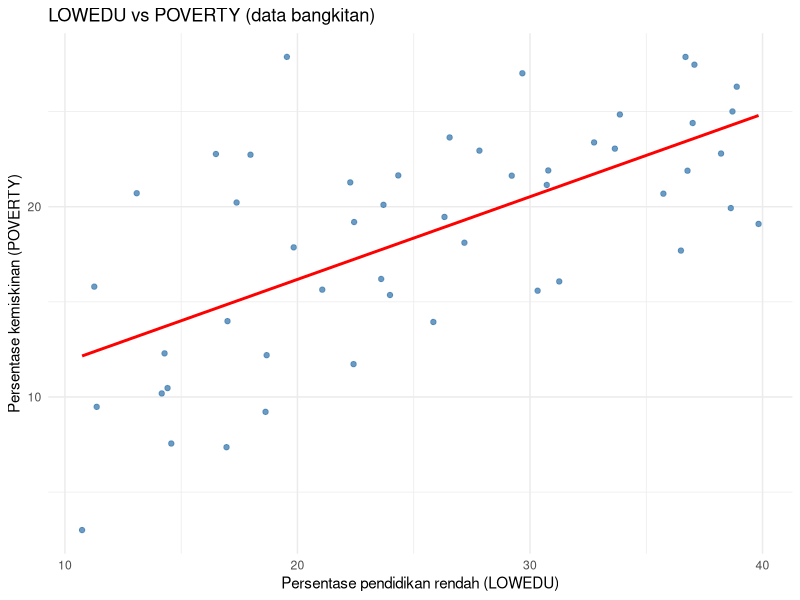
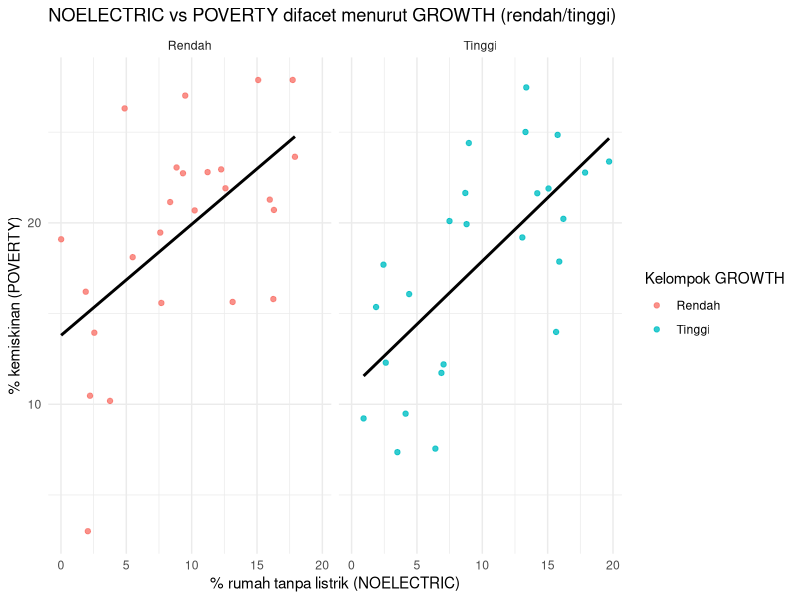
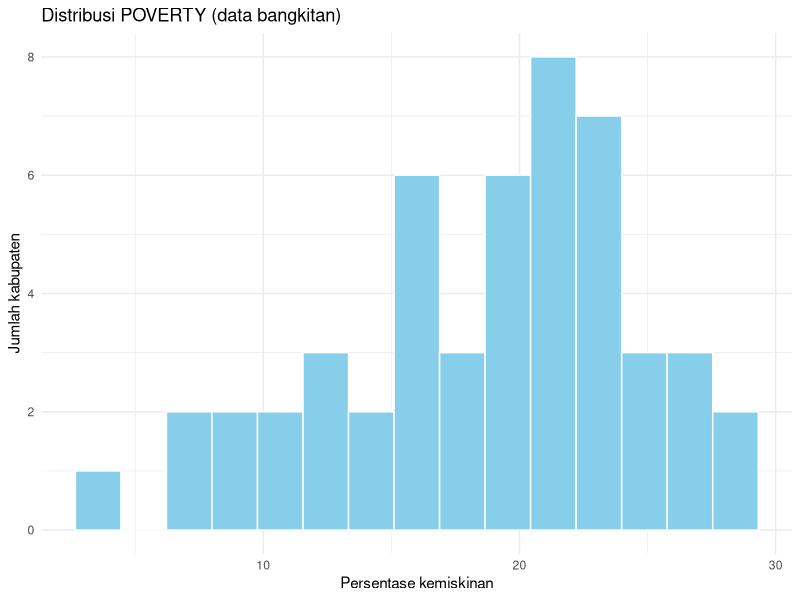
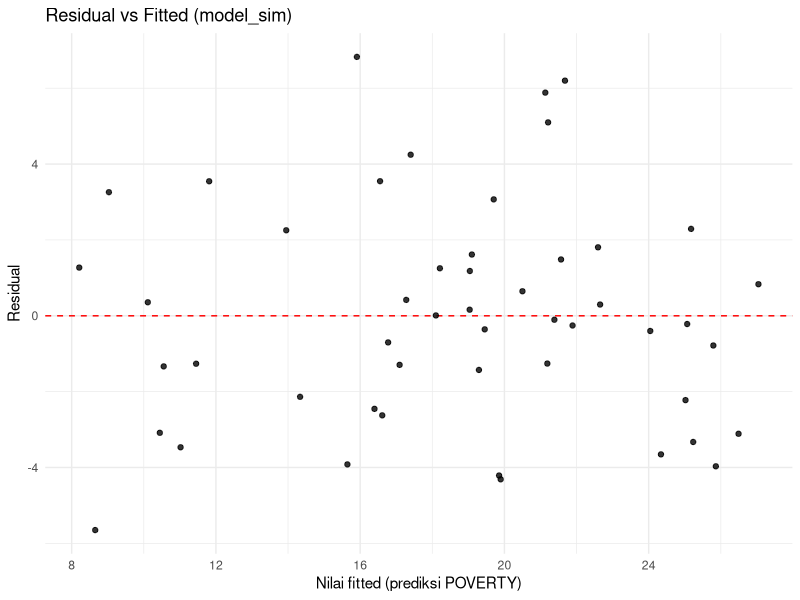
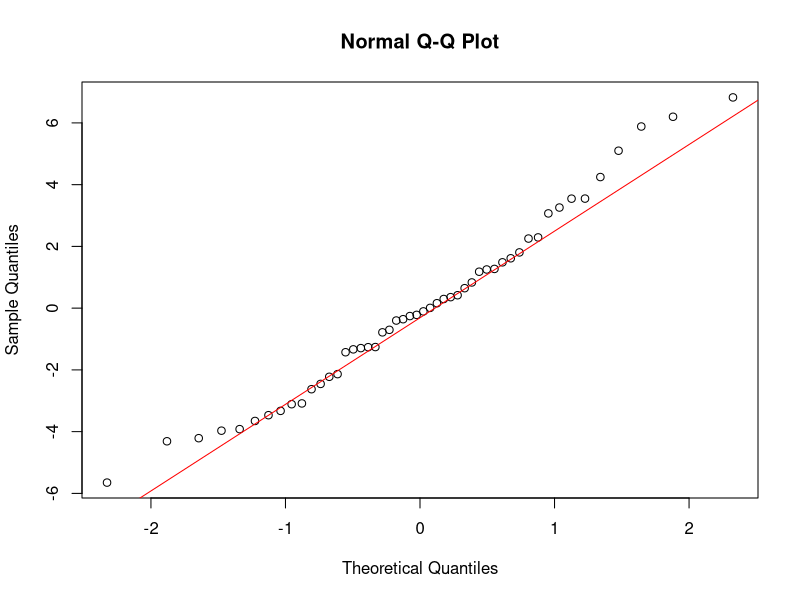

These charts were generated, in order, by the following R code:
# ============================================================
# PRAKTIKUM R 
# Alur R for Data Science (Hadley):
# 1) Membuat / mengimpor data
# 2) Transformasi dengan dplyr (tidyverse)
# 3) Visualisasi dengan ggplot2
# 4) Model regresi linear dasar + cek residual
# Data: BANGKITAN (50 "kabupaten"), aman untuk latihan
# ============================================================

# ------------------------------------------------------------
# 0. PERSIAPAN PAKET
# ------------------------------------------------------------
# tidyverse = kumpulan paket inti (ggplot2, dplyr, readr, tibble, dll.)
# Buku R4DS menggunakan tidyverse sebagai "bahasa utama" data science. 
install.packages("tidyverse")   # cukup sekali di komputer; bisa di-comment setelah terpasang
library(tidyverse)

# ------------------------------------------------------------
# 1. MEMBANGKITKAN DATA SINTETIS (SEPERTI CONTOH BAB MODEL) 
# ------------------------------------------------------------
# Di R4DS, Hadley sering membuat data simulasi untuk memahami model. 
# Di sini: 50 kabupaten dengan 3 variabel penjelas dan 1 variabel target.

set.seed(123)      # agar angka acak bisa diulang (reproducible)
n_kab <- 50        # jumlah baris data

# tibble(): versi modern dari data.frame, digunakan di R4DS. 
data_sim <- tibble(
  KAB        = paste("Kab", 1:n_kab),             # nama kabupaten fiktif
  LOWEDU     = runif(n_kab, 10, 40),              # % pendidikan rendah (runif: angka acak seragam antara 10 dan 40.)
  NOELECTRIC = runif(n_kab, 0, 20),               # % rumah tanpa listrik (runif: angka acak antara 0 dan 20.)
  GROWTH     = rnorm(n_kab, mean = 5, sd = 2)     # pertumbuhan ekonomi (rnorm: angka acak normal dengan rata-rata 5 dan simpangan baku 2.)
)

# Bangkitkan POVERTY dengan fungsi linear + noise:
#   POVERTY = 5 + 0.4*LOWEDU + 0.6*NOELECTRIC - 0.3*GROWTH + error
# Ide ini sama dengan contoh "model dari data simulasi" di bab model basics. 
data_sim <- data_sim |>
  mutate(                 #mutate() menambah kolom baru bernama POVERTY.
    POVERTY = 5 +
      0.4 * LOWEDU +
      0.6 * NOELECTRIC +
      -0.3 * GROWTH +
      rnorm(n_kab, mean = 0, sd = 3)   # error acak
  )

glimpse(data_sim)         # mirip yang digunakan di R4DS untuk melihat struktur data 
summary(data_sim$POVERTY)

# ------------------------------------------------------------
# 2. TRANSFORMASI DATA DENGAN DPLYR
# ------------------------------------------------------------
# Bagian ini paralel dengan bab "Data transformation" (select, filter, mutate, summarise). 

# 2.1. Pembersihan ringan (drop_na)
data_sim_clean <- data_sim |>
  drop_na()
# drop_na(): dipakai umum di R4DS untuk menghapus baris dengan NA sebelum analisis. 

# 2.2. Ringkasan sederhana: rata-rata tiap variabel numerik
ringkasan_mean <- data_sim_clean |>
  summarise(
    mean_poverty   = mean(POVERTY),
    mean_lowedu    = mean(LOWEDU),
    mean_noelectric= mean(NOELECTRIC),
    mean_growth    = mean(GROWTH)
  )

ringkasan_mean

# 2.3. Contoh group_by + summarise (misal: bagi dua kelompok GROWTH)
data_sim_clean <- data_sim_clean |>
  mutate(
    GRP_GROWTH = if_else(GROWTH >= median(GROWTH),
                         "Tinggi", "Rendah")
  )

# group_by() + summarise() = pola yang sangat ditekankan di R4DS. 
ringkasan_kelompok <- data_sim_clean |>
  group_by(GRP_GROWTH) |>
  summarise(
    mean_poverty = mean(POVERTY),
    mean_lowedu  = mean(LOWEDU),
    mean_noelec  = mean(NOELECTRIC),
    .groups = "drop"
  )

ringkasan_kelompok

# ------------------------------------------------------------
# 3. VISUALISASI DENGAN GGPLOT2
# ------------------------------------------------------------
# Mengikuti pola bab "Data visualization" (mpg) tapi dengan data kita sendiri. 

# 3.1. Scatter plot LOWEDU vs POVERTY + garis regresi
ggplot(data_sim_clean,
       aes(x = LOWEDU, y = POVERTY)) +
  geom_point(alpha = 0.8, color = "steelblue") +               # geom_point(...):Menambahkan titik untuk setiap kabupaten (scatter plot).
  geom_smooth(method = "lm", se = FALSE, color = "red") +      # geom_smooth(method = "lm", se = FALSE): Menggambar garis regresi linear (lm = linear model) tanpa area ketidakpastian (se = FALSE).
  labs(
    title = "LOWEDU vs POVERTY (data bangkitan)",              # labs(title = ..., x = ..., y = ...): Mengatur judul dan label sumbu.
    x     = "Persentase pendidikan rendah (LOWEDU)",
    y     = "Persentase kemiskinan (POVERTY)"
  ) +
  theme_minimal()                                              # theme_minimal():Mengganti tema grafik agar tampilan lebih bersih.

# 3.2. Scatter plot NOELECTRIC vs POVERTY, warna menurut GRP_GROWTH + facet
ggplot(data_sim_clean,
       aes(x = NOELECTRIC, y = POVERTY, color = GRP_GROWTH)) +
  geom_point(alpha = 0.8) +
  geom_smooth(method = "lm", se = FALSE, color = "black") +
  facet_wrap(~ GRP_GROWTH) +
  labs(
    title = "NOELECTRIC vs POVERTY difacet menurut GROWTH (rendah/tinggi)",
    x     = "% rumah tanpa listrik (NOELECTRIC)",
    y     = "% kemiskinan (POVERTY)",
    color = "Kelompok GROWTH"
  ) +
  theme_minimal()
# facet_wrap(): sama seperti contoh facetting di bab visualisasi (memecah grafik per grup).

# 3.3. Histogram POVERTY
ggplot(data_sim_clean,
       aes(x = POVERTY)) +
  geom_histogram(bins = 15, fill = "skyblue", color = "white") +
  labs(
    title = "Distribusi POVERTY (data bangkitan)",
    x     = "Persentase kemiskinan",
    y     = "Jumlah kabupaten"
  ) +
  theme_minimal()
# Histogram/density sering dipakai di R4DS untuk mengecek bentuk distribusi. 

# ------------------------------------------------------------
# 4. MODEL REGRESI LINEAR DASAR
# ------------------------------------------------------------
# Sangat paralel dengan bab "Model basics" (fit model ke data simulasi, lalu visualisasi residual). 

# 4.1. Fit model linear 
# lm() adalah fungsi di R untuk membuat model linier
model_sim <- lm(
  POVERTY ~ LOWEDU + NOELECTRIC + GROWTH,
  data = data_sim_clean
)

summary(model_sim)  
# Interpretasi:
# untuk melihat koefisien, R-squared, p-value, dsb.
# - Intercept mendekati 5, koefisien LOWEDU ~0.4, NOELECTRIC ~0.6, GROWTH ~-0.3,
#   karena memang itu yang kita tanam saat membangkitkan data.

# 4.2. Tambahkan fitted values & residuals ke data (mengikuti R4DS)
data_sim_model <- data_sim_clean |>
  mutate(
    fitted = fitted(model_sim),   # nilai POVERTY yang diprediksi model (prediksi)
    resid  = resid(model_sim)     # Y asli - Y prediksi (residual)
  )

# 4.3. Plot residual vs fitted
ggplot(data_sim_model,
       aes(x = fitted, y = resid)) +
  geom_hline(yintercept = 0, color = "red", linetype = "dashed") +
  geom_point(alpha = 0.8) +
  labs(
    title = "Residual vs Fitted (model_sim)",
    x     = "Nilai fitted (prediksi POVERTY)",
    y     = "Residual"
  ) +
  theme_minimal()
# Di R4DS, grafik ini dipakai untuk mengecek apakah asumsi linearitas dan
# varians konstan kira-kira terpenuhi (pola residual acak di sekitar garis 0). 

# 4.4. QQ-plot residual (cek normalitas)
qqnorm(data_sim_model$resid)
qqline(data_sim_model$resid, col = "red")
# Di bab model diagnostics, R4DS memakai QQ-plot untuk menilai apakah residual
# qqnorm(...); qqline(...) QQ-plot residual untuk mengecek apakah residual mendekati distribusi normal.
# mendekati distribusi normal (titik mengikuti garis lurus). 
